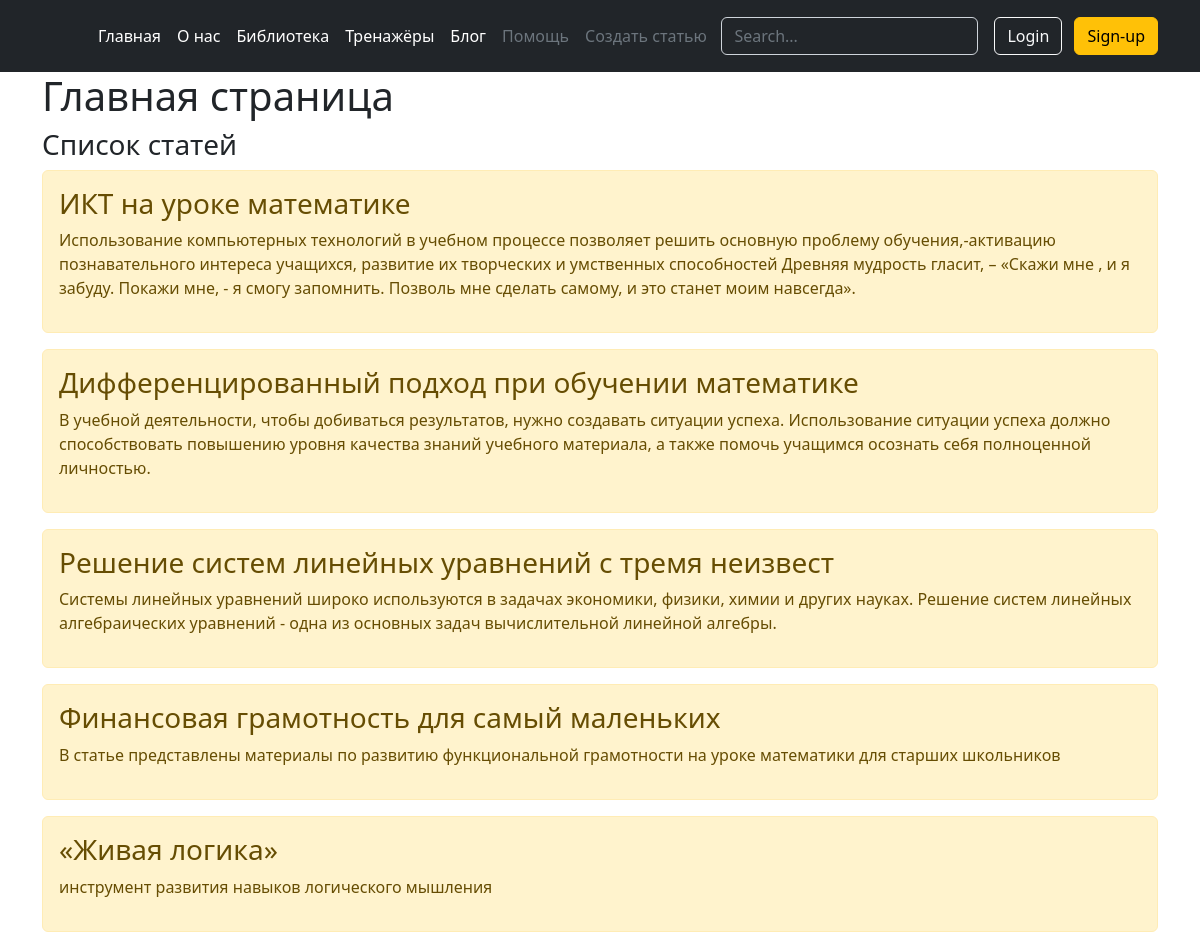
The page / on the database its author committed.
### main/models.py (models this page shows, shortened)
class Task(models.Model):
    title = models.CharField('Название', max_length = 50)
    task =models.TextField('Описание')
    class Meta:
        verbose_name = 'Статья'
        verbose_name_plural = 'Статьи'

### main/views.py (the view)
# urls.py: path('', views.index, name = "home"),
def index(request):
    articles = Task.objects.order_by('-id')
    return render(request, 'main/index.html',
                  {'title': "Образовательная платфома", "articles": articles})

### main/templates/main/index.html (shortened to what this page needs)
{% extends 'main/base.html'%}
{% block content %}
    <h1>Главная страница</h1>
    <h3>Список статей</h3>
    {% if articles %}
        {% for el in articles %}
            <div class = "alert alert-warning mt-2">
                <h3>{{el.title}}</h3>
                <p>{{el.task}}</p>
            </div>
        {% endfor %}
    {% else %}
        <p>У вас нет статей</p>
    {% endif %}
{% endblock%}

### main/templates/main/base.html (shortened to what this page needs)
<!doctype html>
<html lang="ru">
<head>
    <link rel="stylesheet" href="https://cdn.jsdelivr.net/npm/bootstrap@5.2.2/dist/css/bootstrap.min.css">
</head>
<body>
    <header class="p-3 text-bg-dark">
    <div class="container">
      <div class="d-flex flex-wrap align-items-center justify-content-center justify-content-lg-start">
        <a href="/" class="d-flex align-items-center mb-2 mb-lg-0 text-white text-decoration-none">
          <svg class="bi me-2" width="40" height="32" role="img" aria-label="Bootstrap"><use xlink:href="#bootstrap"></use></svg>
        </a>
        <ul class="nav col-12 col-lg-auto me-lg-auto mb-2 justify-content-center mb-md-0">
          <li><a href="{% url 'home'%}" class="nav-link px-2 text-white">Главная</a></li>
          <li><a href="{% url 'about'%}" class="nav-link px-2 text-white">О нас</a></li>
            <li><a href="{% url 'lib'%}" class="nav-link px-2 text-white">Библиотека</a></li>
            <li><a href="{% url 'training'%}" class="nav-link px-2 text-white">Тренажёры</a></li>
             <li><a href="{% url 'blog'%}" class="nav-link px-2 text-white">Блог</a></li>
            <li><a href="{% url 'help'%}" class="nav-link px-2 text-secondary">Помощь</a></li>
            <li><a href="{% url 'create'%}" class="nav-link px-2 text-secondary">Создать статью</a></li>
        </ul>
        <form class="col-12 col-lg-auto mb-3 mb-lg-0 me-lg-3" role="search">
          <input type="search" class="form-control form-control-dark text-bg-dark" placeholder="Search..." aria-label="Search">
        </form>
        <div class="text-end">
          <button type="button" class="btn btn-outline-light me-2">Login</button>
          <button type="button" class="btn btn-warning">Sign-up</button>
        </div>
      </div>
    </div>
  </header>
    <div class = "container">
        {% block content %}{% endblock %}
    </div>
</body>
</html>

### rows shown on the page
Task: title "ИКТ на уроке математике", task "Использование компьютерных технологий в учебном процессе позволяет решить основную проблему обучения,-активацию познавательного интереса учащихся, развитие их творческих и умственных способностей Древняя мудрость гласит, – «Скажи мне , и я забуду. Покажи мне, - я смогу запомнить. Позволь мне сделать самому, и это станет моим навсегда»."
Task: title "Дифференцированный подход при обучении математике", task "В учебной деятельности, чтобы добиваться результатов, нужно создавать ситуации успеха. Использование ситуации успеха должно способствовать повышению уровня качества знаний учебного материала, а также помочь учащимся осознать себя полноценной личностью."
Task: title "Решение систем линейных уравнений с тремя неизвест", task "Системы линейных уравнений широко используются в задачах экономики, физики, химии и других науках. Решение систем линейных алгебраических уравнений - одна из основных задач вычислительной линейной алгебры."
Task: title "Финансовая грамотность для самый маленьких", task "В статье представлены материалы по развитию функциональной грамотности на уроке математики для старших школьников"
Task: title "«Живая логика»", task "инструмент развития навыков логического мышления"
